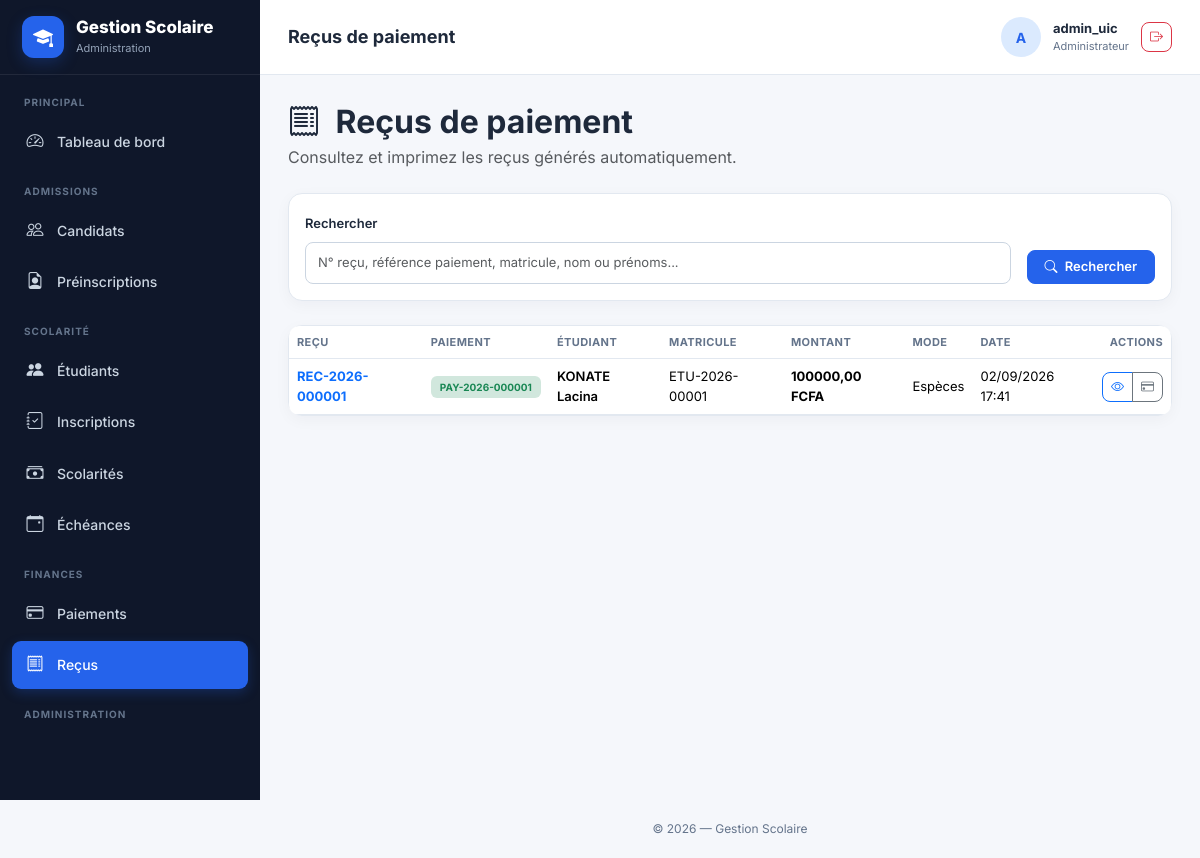
Before: /recus/ (signed in) with the older database file.
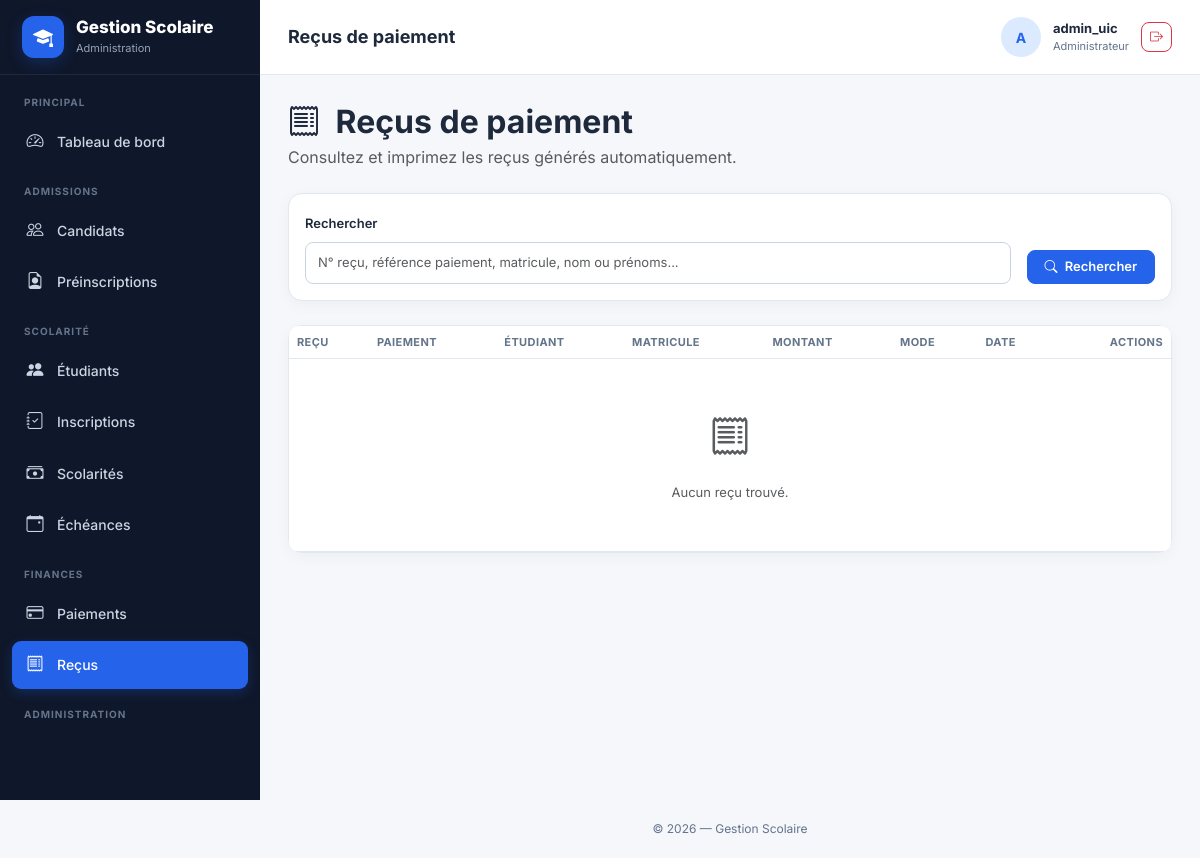
After: the same page with the newer database file.
### gestion/models.py (models this page shows, shortened)
class Recu(models.Model):
    numero = models.CharField(
        max_length=40,
        unique=True,
        editable=False
    )
    paiement = models.OneToOneField(
        Paiement,
        on_delete=models.PROTECT,
        related_name="recu"
    )
    date_emission = models.DateTimeField(
        auto_now_add=True
    )
    observation = models.TextField(
        blank=True
    )
    class Meta:
        verbose_name = "Reçu"
        verbose_name_plural = "Reçus"
        ordering = ["-date_emission"]

class Paiement(models.Model):
    MODE_PAIEMENT_CHOICES = [
        ("ESPECES", "Espèces"),
        ("CHEQUE", "Chèque"),
        ("VIREMENT", "Virement bancaire"),
        ("MOBILE_MONEY", "Mobile Money"),
        ("CARTE", "Carte bancaire"),
        ("AUTRE", "Autre"),
    ]
    STATUT_CHOICES = [
        ("VALIDE", "Validé"),
        ("ANNULE", "Annulé"),
    ]
    reference = models.CharField(
        max_length=40,
        unique=True,
        editable=False
    )
    scolarite = models.ForeignKey(
        Scolarite,
        on_delete=models.PROTECT,
        related_name="paiements"
    )
    echeance = models.ForeignKey(
        Echeance,
        on_delete=models.PROTECT,
        related_name="paiements",
        null=True,
        blank=True
    )
    montant = models.DecimalField(
        max_digits=12,
        decimal_places=2
    )
    mode_paiement = models.CharField(
        max_length=30,
        choices=MODE_PAIEMENT_CHOICES
    )
    statut = models.CharField(
        max_length=20,
        choices=STATUT_CHOICES,
        default="VALIDE"
    )
    date_paiement = models.DateTimeField(
        auto_now_add=True
    )
    observation = models.TextField(
        blank=True
    )
    class Meta:
        verbose_name = "Paiement"
        verbose_name_plural = "Paiements"
        ordering = ["-date_paiement"]

class Scolarite(models.Model):
    STATUT_CHOICES = [
        ("NON_PAYEE", "Non payée"),
        ("PARTIELLEMENT_PAYEE", "Partiellement payée"),
        ("SOLDEE", "Soldée"),
    ]
    inscription = models.OneToOneField(
        Inscription,
        on_delete=models.PROTECT,
        related_name="scolarite"
    )
    montant_total = models.DecimalField(
        max_digits=12,
        decimal_places=2
    )
    remise = models.DecimalField(
        max_digits=12,
        decimal_places=2,
        default=0
    )
    montant_net = models.DecimalField(
        max_digits=12,
        decimal_places=2,
        editable=False
    )
    montant_paye = models.DecimalField(
        max_digits=12,
        decimal_places=2,
        default=0,
        editable=False
    )
    reste_a_payer = models.DecimalField(
        max_digits=12,
        decimal_places=2,
        default=0,
        editable=False
    )
    statut = models.CharField(
        max_length=30,
        choices=STATUT_CHOICES,
        default="NON_PAYEE"
    )
    date_creation = models.DateTimeField(
        auto_now_add=True
    )
    date_modification = models.DateTimeField(
        auto_now=True
    )
    observation = models.TextField(
        blank=True
    )
    class Meta:
        verbose_name = "Scolarité"
        verbose_name_plural = "Scolarités"
        ordering = ["-date_creation"]

class Inscription(models.Model):
    TYPE_CHOICES = [
        ("PREMIERE_INSCRIPTION", "Première inscription"),
        ("REINSCRIPTION", "Réinscription"),
    ]
    STATUT_CHOICES = [
        ("EN_ATTENTE", "En attente"),
        ("INSCRIT", "Inscrit"),
        ("ANNULE", "Annulé"),
    ]
    MODE_PAIEMENT_CHOICES = [
        ("UNE_TRANCHE", "Une seule tranche"),
        ("DEUX_TRANCHES", "Deux tranches"),
    ]
    numero = models.CharField(
        max_length=30,
        unique=True,
        editable=False
    )
    etudiant = models.ForeignKey(
        Etudiant,
        on_delete=models.PROTECT,
        related_name="inscriptions"
    )
    annee_academique = models.ForeignKey(
        AnneeAcademique,
        on_delete=models.PROTECT,
        related_name="inscriptions"
    )
    filiere = models.ForeignKey(
        Filiere,
        on_delete=models.PROTECT,
        related_name="inscriptions"
    )
    niveau = models.ForeignKey(
        Niveau,
        on_delete=models.PROTECT,
        related_name="inscriptions"
    )
    classe = models.ForeignKey(
        Classe,
        on_delete=models.PROTECT,
        related_name="inscriptions"
    )
    type_inscription = models.CharField(
        max_length=30,
        choices=TYPE_CHOICES,
        default="PREMIERE_INSCRIPTION"
    )
    statut = models.CharField(
        max_length=20,
        choices=STATUT_CHOICES,
        default="EN_ATTENTE"
    )
    montant_inscription = models.DecimalField(
        max_digits=12,
        decimal_places=0,
        default=0,
        verbose_name="Frais d'inscription"
    )
    mode_paiement_inscription = models.CharField(
        max_length=20,
        choices=MODE_PAIEMENT_CHOICES,
        default="UNE_TRANCHE",
        verbose_name="Mode de paiement"
    )
    date_inscription = models.DateTimeField(
        auto_now_add=True
    )
    observation = models.TextField(
        blank=True
    )
    class Meta:
        verbose_name = "Inscription"
        verbose_name_plural = "Inscriptions"
        ordering = ["-date_inscription"]
        constraints = [
            models.UniqueConstraint(
                fields=[
                    "etudiant",
                    "annee_academique",
                ],
                name="unique_inscription_etudiant_annee"
            )
        ]

class Etudiant(models.Model):
    matricule = models.CharField(
        max_length=30,
        unique=True,
        editable=False
    )
    candidat = models.OneToOneField(
        Candidat,
        on_delete=models.PROTECT,
        related_name="etudiant"
    )
    date_creation = models.DateTimeField(
        auto_now_add=True
    )
    actif = models.BooleanField(
        default=True
    )
    class Meta:
        verbose_name = "Étudiant"
        verbose_name_plural = "Étudiants"
        ordering = ["matricule"]

class Candidat(models.Model):
    SEXE_CHOICES = [
        ("M", "Masculin"),
        ("F", "Féminin"),
    ]
    matricule_candidat = models.CharField(
        max_length=30,
        unique=True,
        editable=False,
    )
    nom = models.CharField(
        max_length=100
    )
    prenoms = models.CharField(
        max_length=150
    )
    sexe = models.CharField(
        max_length=1,
        choices=SEXE_CHOICES
    )
    date_naissance = models.DateField()
    lieu_naissance = models.CharField(
        max_length=150
    )
    nationalite = models.CharField(
        max_length=100,
        default="Ivoirienne"
    )
    photo = models.ImageField(
        upload_to="candidats/photos/",
        null=True,
        blank=True,
        validators=[FileExtensionValidator(allowed_extensions=["jpg", "jpeg", "png"])],
    )
    telephone = models.CharField(
        max_length=30
    )
    email = models.EmailField(
        blank=True,
        null=True
    )
    adresse = models.CharField(
        max_length=255,
        blank=True
    )
    ville = models.CharField(
        max_length=100,
        blank=True
    )
    dernier_diplome = models.CharField(
        max_length=150,
        blank=True
    )
    serie_diplome = models.CharField(
        max_length=100,
        blank=True
    )
    annee_obtention = models.PositiveIntegerField(
        null=True,
        blank=True
    )
    etablissement_origine = models.CharField(
        max_length=200,
        blank=True
    )
    date_creation = models.DateTimeField(
        auto_now_add=True
    )
    date_modification = models.DateTimeField(
        auto_now=True
    )
    actif = models.BooleanField(
        default=True
    )
    class Meta:
        verbose_name = "Candidat"
        verbose_name_plural = "Candidats"
        ordering = ["nom", "prenoms"]

### gestion/views.py (the view, shortened to what this page needs)
# urls.py: path("recus/",views.recus_liste,name="recus_liste",),
@login_required
@permission_required('gestion.view_recu', raise_exception=True)
def recus_liste(request):
    recus = (
        Recu.objects
        .select_related(
            "paiement",
            "paiement__scolarite__inscription__etudiant__candidat",
            "paiement__scolarite__inscription__annee_academique",
            "paiement__scolarite__inscription__filiere",
            "paiement__scolarite__inscription__niveau",
            "paiement__scolarite__inscription__classe",
            "paiement__echeance",
        )
        .order_by("-date_emission")
    )
    recherche = request.GET.get("q", "").strip()
    return render(
        request,
        "gestion/recus/liste.html",
        {
            "recus": recus,
            "recherche": recherche,
        }
    )

### gestion/templates/gestion/recus/liste.html (shortened to what the changed rows need)
{% extends "gestion/base.html" %}
{% block page_title %}
    Reçus de paiement
{% endblock %}
{% block content %}
<div class="container-fluid px-0">
    <div class="d-flex justify-content-between align-items-center mb-4">
        <div>
            <h2 class="fw-bold mb-1">
                <i class="bi bi-receipt me-2"></i>
                Reçus de paiement
            </h2>
        </div>
    </div>
    <div class="card shadow-sm">
        <div class="card-body p-0">
            <div class="table-responsive">
                <table class="table align-middle">
                    <thead>
                        <tr>
                            <th>Reçu</th>
                            <th>Paiement</th>
                            <th>Étudiant</th>
                            <th>Matricule</th>
                            <th>Montant</th>
                            <th>Mode</th>
                            <th>Date</th>
                            <th class="text-end">
                                Actions
                            </th>
                        </tr>
                    </thead>
                    <tbody>
                        {% for recu in recus %}
                        <tr>
                            <td>
                                <span class="fw-bold text-primary">
                                    {{ recu.numero }}
                                </span>
                            </td>
                            <td>
                                <span class="badge bg-success-subtle text-success">
                                    {{ recu.paiement.reference }}
                                </span>
                            </td>
                            <td>
                                <div class="fw-semibold">
                                    {{ recu.paiement.scolarite.inscription.etudiant.candidat.nom }}
                                    {{ recu.paiement.scolarite.inscription.etudiant.candidat.prenoms }}
                                </div>
                            </td>
                            <td>
                                {{ recu.paiement.scolarite.inscription.etudiant.matricule }}
                            </td>
                            <td>
                                <span class="fw-bold">
                                    {{ recu.paiement.montant|floatformat:2 }}
                                    FCFA
                                </span>
                            </td>
                            <td>
                                {{ recu.paiement.get_mode_paiement_display }}
                            </td>
                            <td>
                                {{ recu.date_emission|date:"d/m/Y H:i" }}
                            </td>
                            <td class="text-end">
                                <div class="btn-group">
                                    <a
                                        href="{% url 'gestion:recu_detail' recu.pk %}"
                                        class="btn btn-sm btn-outline-primary"
                                        title="Voir le reçu"
                                    >
                                        <i class="bi bi-eye"></i>
                                    </a>
                                    <a
                                        href="{% url 'gestion:paiement_detail' recu.paiement.pk %}"
                                        class="btn btn-sm btn-outline-secondary"
                                        title="Voir le paiement"
                                    >
                                        <i class="bi bi-credit-card"></i>
                                    </a>
                                </div>
                            </td>
                        </tr>
                        {% empty %}
                        <tr>
                            <td
                                colspan="8"
                                class="text-center py-5"
                            >
                                <i
                                    class="bi bi-receipt fs-1 text-muted"
                                ></i>
                                <p class="mt-3 mb-0 text-muted">
                                    Aucun reçu trouvé.
                                </p>
                            </td>
                        </tr>
                        {% endfor %}
                    </tbody>
                </table>
            </div>
        </div>
    </div>
</div>
{% endblock %}

Changed rows visible on the page:
removed Recu: numero "REC-2026-000001", paiement.reference "PAY-2026-000001", paiement.scolarite.inscription.etudiant.candidat.nom "KONATE", paiement.scolarite.inscription.etudiant.candidat.prenoms "Lacina", paiement.scolarite.inscription.etudiant.matricule "ETU-2026-00001", paiement.montant "100000,00", paiement.mode_paiement "Espèces", date_emission "02/09/2026 17:41"
Other visible differences:
text now shown: "Aucun reçu trouvé."
